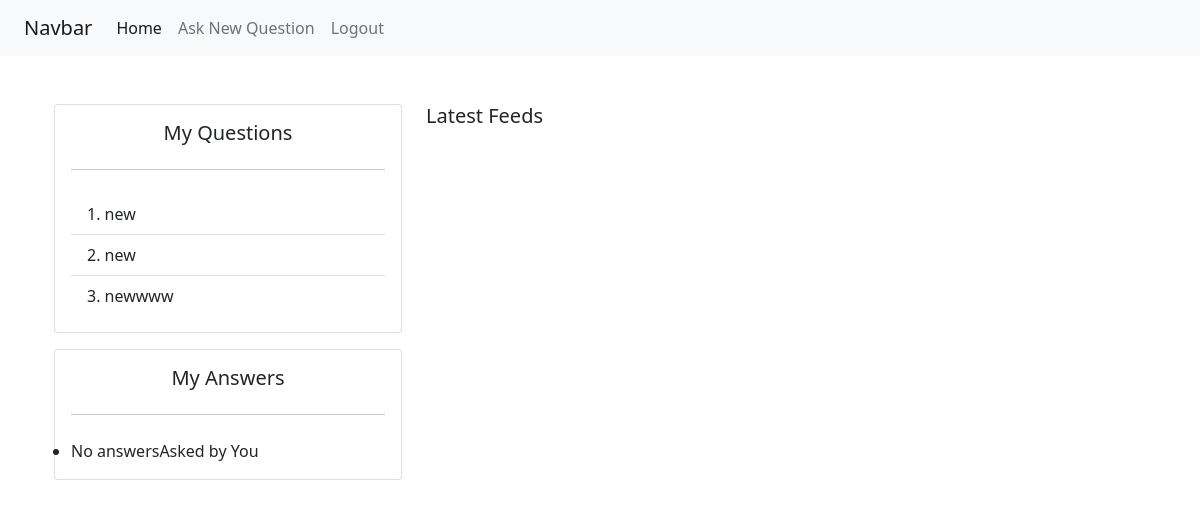
The page / (signed in) on the database as committed earlier.
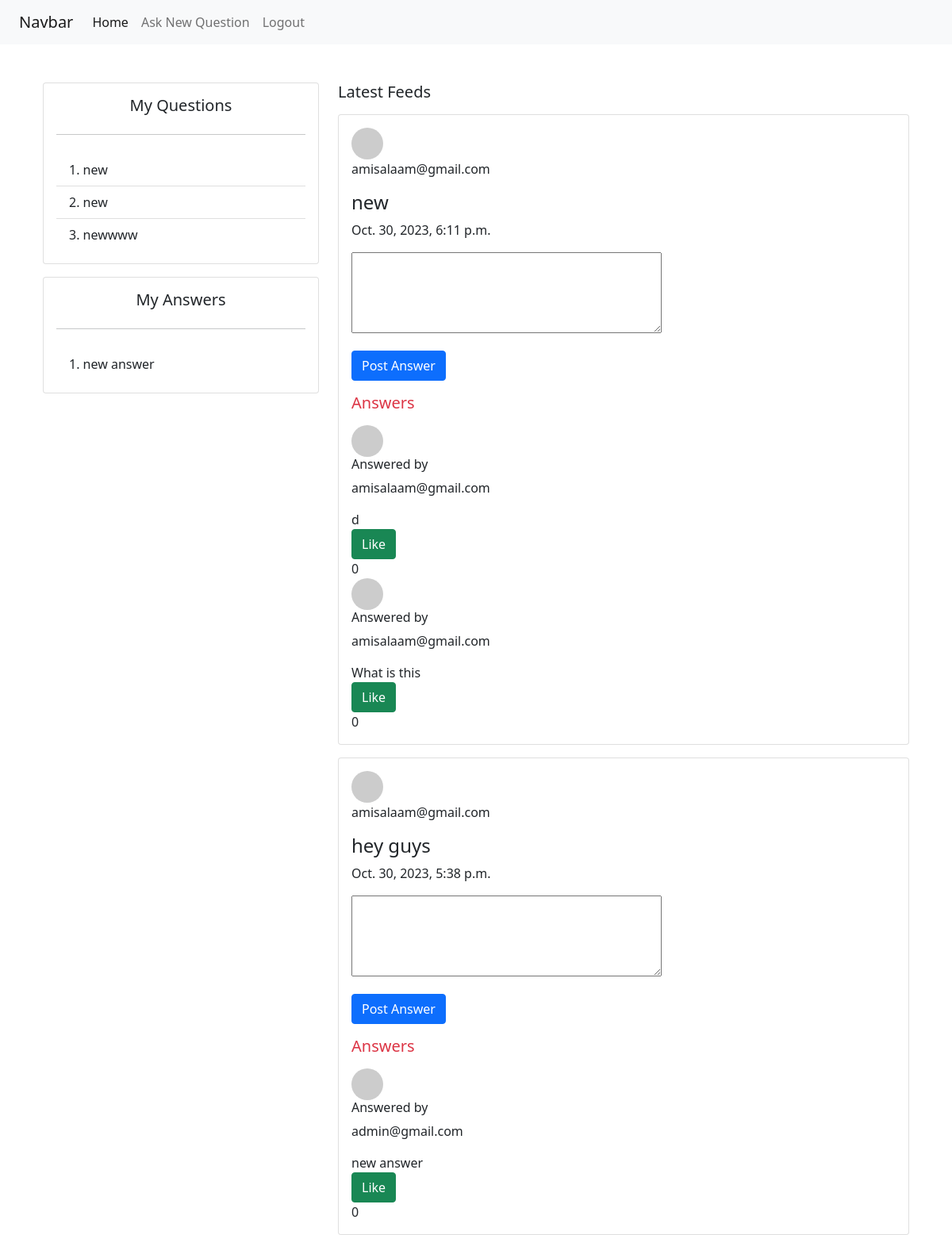
The same page on the database as committed later.
### mainApp/models.py (models this page shows, shortened)
class Question(models.Model):
    user = models.ForeignKey(Account, on_delete=models.CASCADE)
    question_text = models.CharField(max_length=1000)
    posted_date = models.DateTimeField(auto_now_add=True)

class Answer(models.Model):
    user = models.ForeignKey(Account, on_delete=models.CASCADE)
    question = models.ForeignKey(
        Question, on_delete=models.CASCADE, related_name='answers')
    answer_text = models.TextField()
    posted_date = models.DateTimeField(auto_now_add=True)
    likes = models.ManyToManyField(Account, related_name='liked_answers')

### Authentication/models.py (models this page shows, shortened)
class Account(AbstractBaseUser):
    full_name = models.CharField(max_length=50)
    email = models.EmailField(max_length=254, unique=True)
    date_joined = models.DateTimeField(auto_now_add=True)
    last_login = models.DateTimeField(auto_now_add=True)
    is_staff = models.BooleanField(default=False)
    is_active = models.BooleanField(default=True)
    is_admin = models.BooleanField(default=False)
    is_superuser = models.BooleanField(default=False)
    USERNAME_FIELD = 'email'
    REQUIRED_FIELDS = ['full_name']
    objects = MyAccountManager()
    def __str__(self):
        return self.email

### Authentication/views.py (the view)
# urls.py: path('', views.home, name='home'),
@login_required(login_url='/login')
def home(request):
    questions = Question.objects.exclude(
        user=request.user).order_by('-posted_date')
    my_questions = Question.objects.filter(
        user=request.user).order_by('posted_date')
    my_answers = Answer.objects.filter(
        user=request.user).order_by('posted_date')
    if request.method == 'POST':
        form = AnswerForm(request.POST)
        if form.is_valid():
            try:
                new_answer = form.save(commit=False)
                new_answer.user = request.user
                new_answer.question = Question.objects.get(
                    pk=request.POST['question_id'])
                new_answer.save()
                messages.success(request, "Answer submitted successfully.")
                return redirect('home')
            except Question.DoesNotExist:
                messages.error(request, "Question not found.")
            except Exception as e:
                messages.error(request, f"An error occurred: {e}")
        else:
            for field, errors in form.errors.items():
                for error in errors:
                    messages.error(request, f"Error in {field}: {error}")
    else:
        form = AnswerForm()
    context = {
        'questions': questions,
        'form': form,
        'my_questions': my_questions,
        'my_answers': my_answers
    }
    return render(request, "home.html", context)

### mainApp/forms.py
class AnswerForm(forms.ModelForm):
    class Meta:
        model = Answer
        fields = ['answer_text']
        widgets = {
            'answer_text': forms.Textarea(attrs={'rows': 4}),
        }

### templates/home.html (shortened to what this page needs)
<!DOCTYPE html>
<html lang="en">
<head>
    <link rel="stylesheet" href="https://cdn.jsdelivr.net/npm/bootstrap@5.3.0/dist/css/bootstrap.min.css">
</head>
<body>
    {% include 'navbar.html' %}
    <div class="container mt-5">
        <div class="row">
            <div class="col-md-4">
                <div class="card">
                    <div class="card-body">
                        <h5 class="card-title text-center">My Questions</h5>
                        <hr class="my-4">
                        <ul class="list-group list-group-flush">
                            {% if my_questions %}
                                {% for my_question in my_questions %}
                                    <li class="list-group-item">
                                        {{ forloop.counter }}. {{ my_question.question_text }}
                                    </li>
                                {% endfor %}
                            {% else %}
                                <li>No Questions Asked by You</li>
                            {% endif %}
                        </ul>
                    </div>
                </div>
                <div class="card mt-3">
                    <div class="card-body">
                        <h5 class="card-title text-center">My Answers</h5>
                        <hr class="my-4">
                        <ul class="list-group list-group-flush">
                            {% if my_answers%}
                                {% for my_answer in my_answers%}
                                    <li class="list-group-item">
                                        {{ forloop.counter }}. {{ my_answer.answer_text }}
                                    </li>
                                {% endfor %}
                            {% else %}
                                <li>No answersAsked by You</li>
                            {% endif %}
                        </ul>
                    </div>
                </div>
            </div>
            <div class="col-md-8">
                <h5 class="card-title">Latest Feeds</h5>
                {% for question in questions %}
                <div class="card  mt-3">
                    <div class="card-body">
                        <div class="media">
                            <div class="media-body">
                                <img src="https://via.placeholder.com/40" class="mr-3 rounded-circle" alt="User Image">
                                <p class="mt-0">{{ question.user }}</p>
                                <h4>{{ question.question_text }}</h4>
                                <p class="text-left">{{ question.posted_date }}</p>
                            </div>
                        </div>
                        <div class="comment-box mt-3">
                            <form method="post" action="{% url 'home' %}">
                                <div class="mb-3">
                                    {{ form.answer_text }}
                                </div>
                                <button type="submit" class="btn btn-primary">Post Answer</button>
                            </form>
                            <div class="comments-list mt-3">
                                <h5 class="mb-3 text-danger">Answers</h5>
                                {% if not question.answers.all %}
                                <p>No answers to show</p>
                                {% else %}
                                {% for answer in question.answers.all %}
                                <div class="media">
                                    <img src="https://via.placeholder.com/40" class="mr-3 rounded-circle" alt="User Image">
                                    <div class="media-body">
                                        <h6 class="mt-0">Answered by</h6>
                                        <p>{{ answer.user }}</p>
                                        {{ answer.answer_text }}
                                        {% if user in answer.likes.all %}
                                        <form method="post" action="{% url 'unlike_answer' answer.id %}">
                                            {% csrf_token %}
                                            <button type="submit" class="btn btn-danger btn-unlike">Unlike</button>
                                        </form>
                                        {% else %}
                                        <form method="post" action="{% url 'like_answer' answer.id %}">
                                            <button type="submit" class="btn btn-success btn-like">Like</button>
                                        </form>
                                        {% endif %}
                                    </div>
                                    <span class="like-count">{{ answer.likes.count }}</span>
                                </div>
                                {% endfor %}
                                {% endif %}
                            </div>
                        </div>
                    </div>
                </div>
                {% endfor %}
            </div>
        </div>
    </div>
</body>
</html>

### templates/navbar.html (shortened to what this page needs)
<!DOCTYPE html>
<html lang="en">
<head>
    <link href="https://cdn.jsdelivr.net/npm/bootstrap@5.0.2/dist/css/bootstrap.min.css" rel="stylesheet"
>
</head>
<body>
    <nav class="navbar navbar-expand-lg navbar-light bg-light">
        <div class="container-fluid">
          <a class="navbar-brand" href="#">Navbar</a>
          <div class="collapse navbar-collapse" id="navbarNav">
            <ul class="navbar-nav">
              <li class="nav-item">
                <a class="nav-link active" aria-current="page" href="{% url 'home'%}">Home</a>
              </li>
              <li class="nav-item">
                <a class="nav-link" href="{% url 'ask_question' %}">Ask New Question</a>
              </li>
              <li class="nav-item">
                <a class="nav-link" href="{% url 'signout'%}">Logout</a>
              </li>
            </ul>
          </div>
        </div>
      </nav>
</body>
</html>

Rows that differ between the two databases and show on the page:
added Answer: answer_text "new answer", user "admin@gmail.com", shows "Like", likes.count "0"
added Question: user "amisalaam@gmail.com", question_text "new", posted_date "Oct. 30, 2023, 6:11 p.m.", shown under "Latest Feeds"
added Answer: user "amisalaam@gmail.com", answer_text "d", shows "Like", likes.count "0"
added Answer: user "amisalaam@gmail.com", answer_text "What is this", shows "Like", likes.count "0"
added Question: user "amisalaam@gmail.com", question_text "hey guys", posted_date "Oct. 30, 2023, 5:38 p.m.", shown under "Latest Feeds"
Other text that changed with them:
text no longer shown: "No answersAsked by You"
